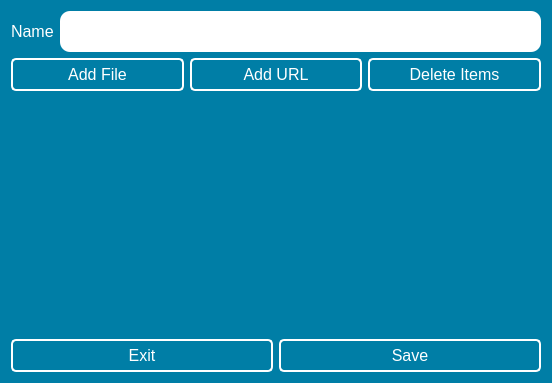
<?xml version="1.0" encoding="UTF-8"?>
<ui version="4.0">
 <class>add_category</class>
 <widget class="QDialog" name="add_category">
  <property name="enabled">
   <bool>true</bool>
  </property>
  <property name="geometry">
   <rect>
    <x>0</x>
    <y>0</y>
    <width>552</width>
    <height>383</height>
   </rect>
  </property>
  <property name="sizePolicy">
   <sizepolicy hsizetype="Preferred" vsizetype="Fixed">
    <horstretch>0</horstretch>
    <verstretch>0</verstretch>
   </sizepolicy>
  </property>
  <property name="maximumSize">
   <size>
    <width>16777215</width>
    <height>423</height>
   </size>
  </property>
  <property name="focusPolicy">
   <enum>Qt::ClickFocus</enum>
  </property>
  <property name="windowTitle">
   <string>Add Category</string>
  </property>
  <property name="styleSheet">
   <string notr="true">#add_category {
	background-color: #007EA6;

}

QCheckBox {
	font-size: 16px;
}

QPushButton {
	color: white;
	border: 2px solid white;
	background-color: transparent;
	padding: 5px;
	border-radius: 5px;
	font-size: 16px;
}

QPushButton:pressed {
	color: #007EA6;
	background-color: white;
}

QLineEdit {
	font-size: 16px;
	border-radius: 10px;
	padding: 10px;
}

QLabel {
		color: white;
		font-size: 16px;
}</string>
  </property>
  <layout class="QVBoxLayout" name="verticalLayout">
   <item>
    <layout class="QHBoxLayout" name="hbox_name">
     <item>
      <widget class="QLabel" name="lbl_name">
       <property name="styleSheet">
        <string notr="true"/>
       </property>
       <property name="text">
        <string>Name</string>
       </property>
      </widget>
     </item>
     <item>
      <widget class="QLineEdit" name="add_category_name_input">
       <property name="styleSheet">
        <string notr="true"/>
       </property>
      </widget>
     </item>
    </layout>
   </item>
   <item>
    <layout class="QHBoxLayout" name="hbox_add_buttons_container">
     <item>
      <widget class="QPushButton" name="lbl_add_file">
       <property name="text">
        <string>Add File</string>
       </property>
      </widget>
     </item>
     <item>
      <widget class="QPushButton" name="lbl_add_url">
       <property name="focusPolicy">
        <enum>Qt::ClickFocus</enum>
       </property>
       <property name="text">
        <string>Add URL</string>
       </property>
      </widget>
     </item>
     <item>
      <widget class="QPushButton" name="btn_delete">
       <property name="text">
        <string>Delete Items</string>
       </property>
      </widget>
     </item>
    </layout>
   </item>
   <item>
    <layout class="QVBoxLayout" name="vbox_container"/>
   </item>
   <item>
    <spacer name="verticalSpacer">
     <property name="orientation">
      <enum>Qt::Vertical</enum>
     </property>
     <property name="sizeHint" stdset="0">
      <size>
       <width>20</width>
       <height>40</height>
      </size>
     </property>
    </spacer>
   </item>
   <item>
    <layout class="QHBoxLayout" name="hbox_buttons_container">
     <item>
      <widget class="QPushButton" name="lbl_discard">
       <property name="text">
        <string>Exit</string>
       </property>
      </widget>
     </item>
     <item>
      <widget class="QPushButton" name="lbl_save">
       <property name="text">
        <string>Save</string>
       </property>
      </widget>
     </item>
    </layout>
   </item>
  </layout>
 </widget>
 <resources/>
 <connections/>
</ui>
